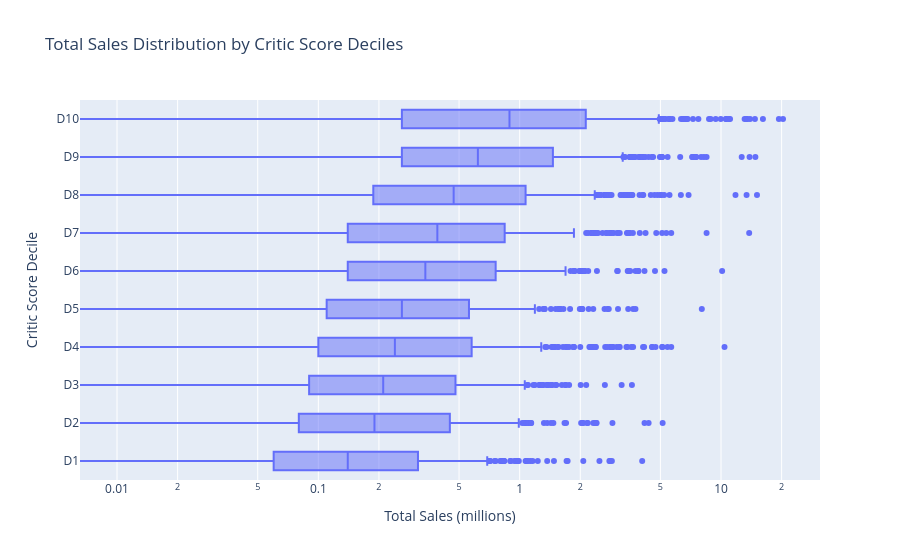

Notebook code for this chart:
### Code cell
# pandas qcut divide i dati in `q` gruppi con lo stesso numero di samples/osservazioni.
df_bplot = df[["critic_score", "total_sales", "title"]].dropna()
df_bplot["score_decile"] = pd.qcut(
    df_bplot["critic_score"],
    q=10,
    labels=[f"D{i}" for i in range(1, 11)]
)

fig = px.box(
    df_bplot,
    x="total_sales",
    y="score_decile",
    hover_name="title",
    hover_data=["critic_score"],
    log_x=True,  # consigliato perché le vendite sono molto skewed
    title="Total Sales Distribution by Critic Score Deciles",
    labels={
        "total_sales": "Total Sales (millions)",
        "score_decile": "Critic Score Decile"
    }
)

fig.update_layout(
    yaxis=dict(categoryorder="array",
               categoryarray=[f"D{i}" for i in range(1,11)])
)
fig.show()

### Figure 1 — Plotly figure (JSON) as saved in the notebook; plotly's stock layout.template omitted (floating-point values rounded to 4 significant figures; data arrays with more than 128 entries replaced by an {"elided": "..."} marker saying what was removed)
{"data": [{"alignmentgroup": "True", "customdata": {"elided": "4126x1 float values"}, "hovertemplate": "<b>%{hovertext}</b><br><br>Total Sales (millions)=%{x}<br>Critic Score Decile=%{y}<br>critic_score=%{customdata[0]}<extra></extra>", "hovertext": {"elided": "4126 str values"}, "legendgroup": "", "marker": {"color": "#636efa"}, "name": "", "notched": false, "offsetgroup": "", "orientation": "h", "showlegend": false, "type": "box", "x": {"elided": "4126 float values"}, "x0": " ", "xaxis": "x", "y": {"elided": "4126 str values"}, "y0": " ", "yaxis": "y"}], "layout": {"boxmode": "group", "legend": {"tracegroupgap": 0}, "title": {"text": "Total Sales Distribution by Critic Score Deciles"}, "xaxis": {"anchor": "y", "domain": [0, 1], "title": {"text": "Total Sales (millions)"}, "type": "log"}, "yaxis": {"anchor": "x", "categoryarray": ["D1", "D2", "D3", "D4", "D5", "D6", "D7", "D8", "D9", "D10"], "categoryorder": "array", "domain": [0, 1], "title": {"text": "Critic Score Decile"}}}}
